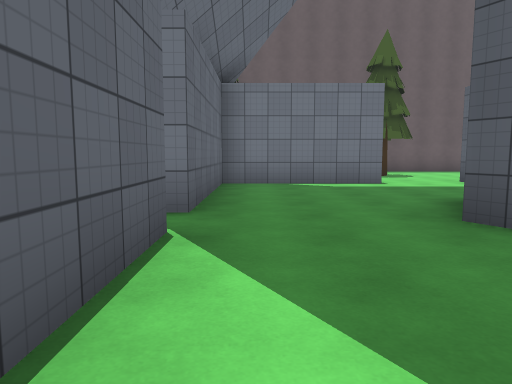
view 1 (above)

24 first-person views from a walk through a 3-D level made in the Unity game engine. The camera is 1.3 m above the floor, tilts 6° down and sees 70° across. The floor is counted in squares, 2 m on a side. Each view is taken from the middle of a square. On the plan, view 1 faces up. The plan holds only what a view shows up to about 11 squares ahead; the rest is blank. The place goes on beyond the plan. Some surface patterns are stand-ins.

view 2
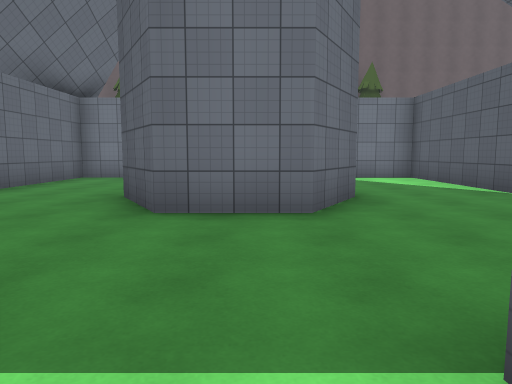

view 3
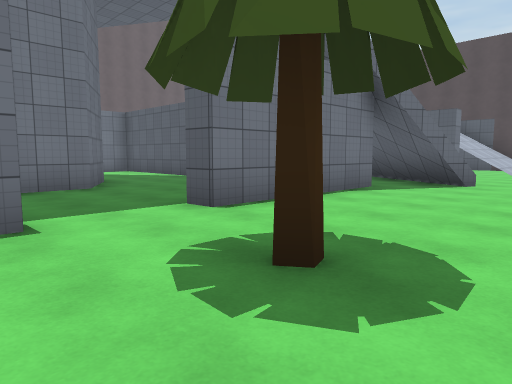

view 4
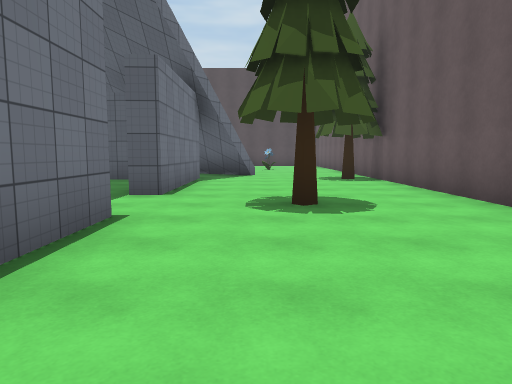

view 5
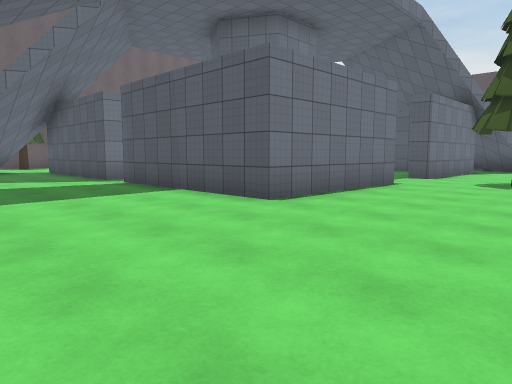

view 6
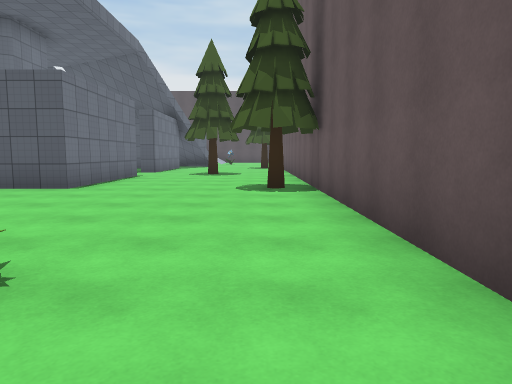

view 7
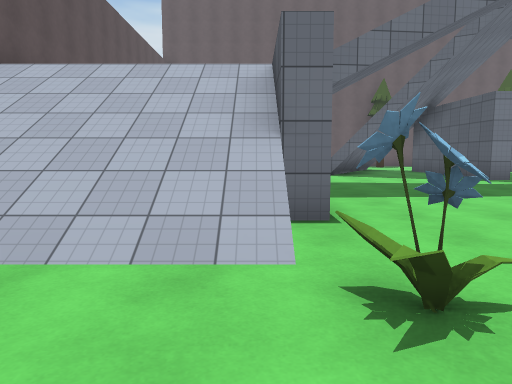

view 8
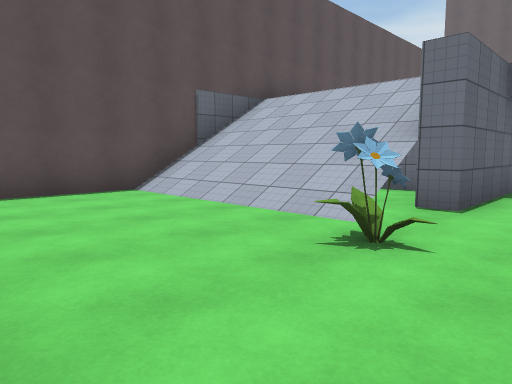

view 9
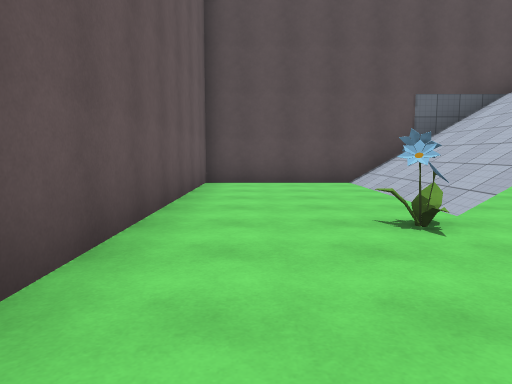

view 10
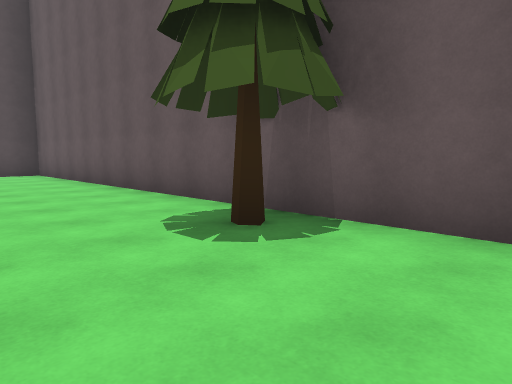

view 11
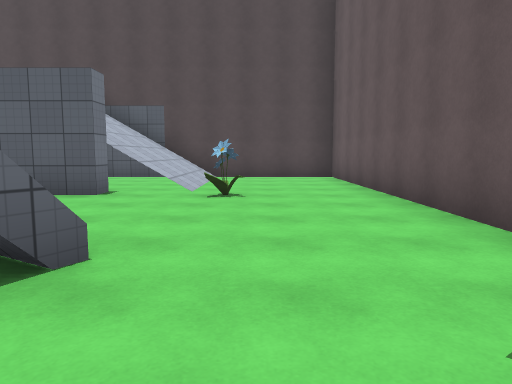

view 12
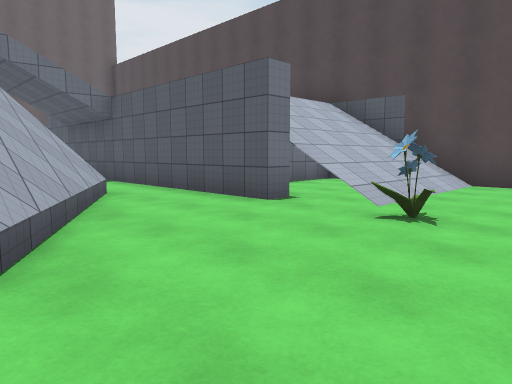

view 13
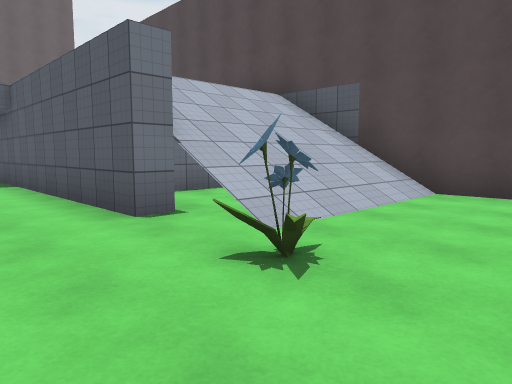

view 14
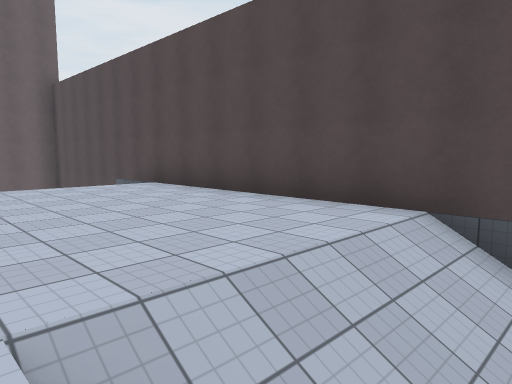

view 15
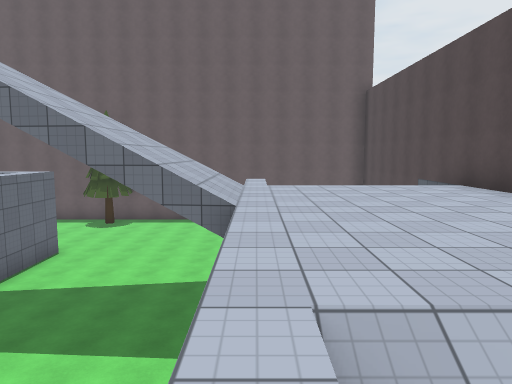

view 16
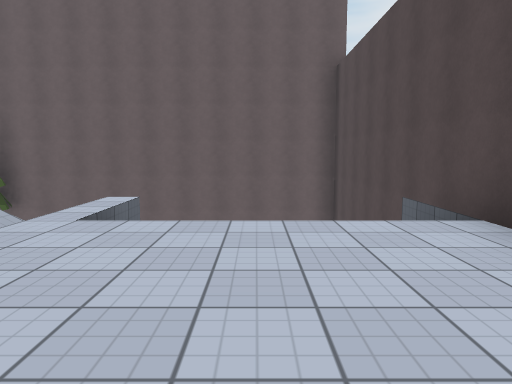

view 17
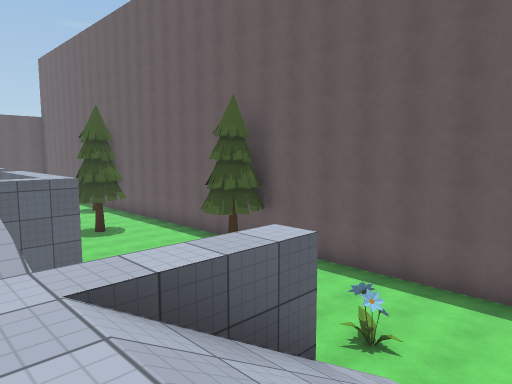

view 18
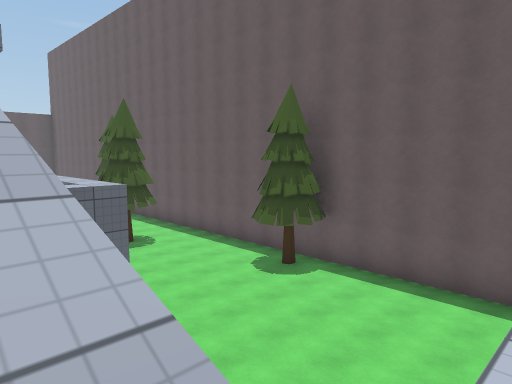

view 19
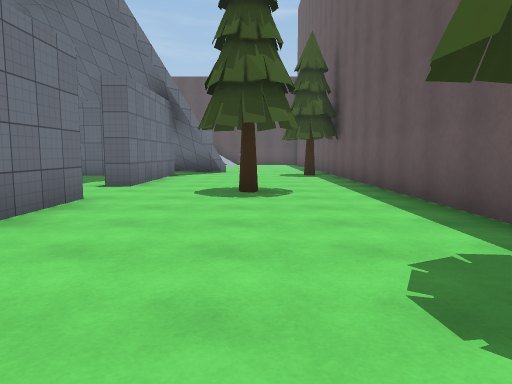

view 20
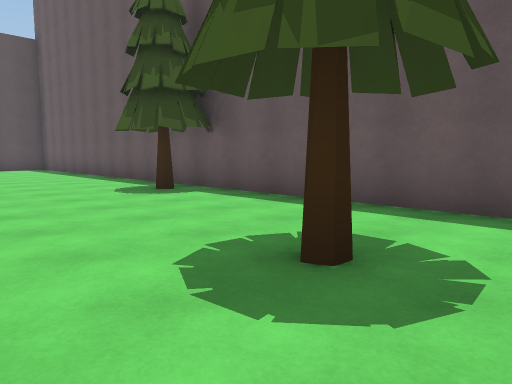

view 21
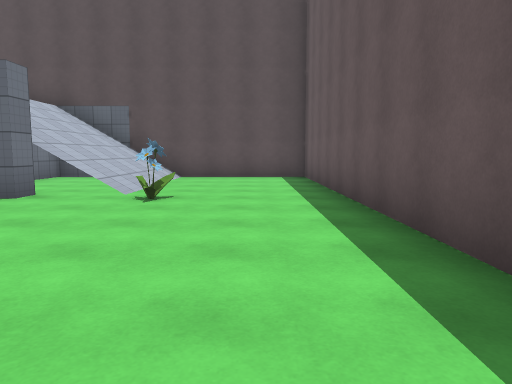

view 22
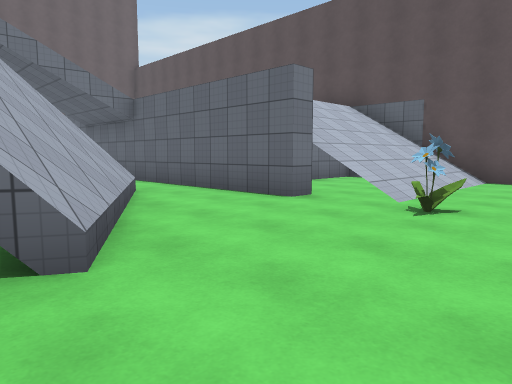

view 23
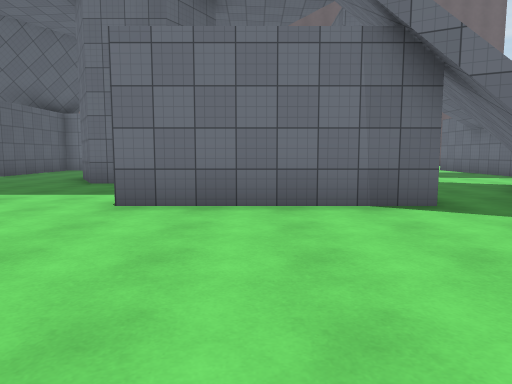

view 24
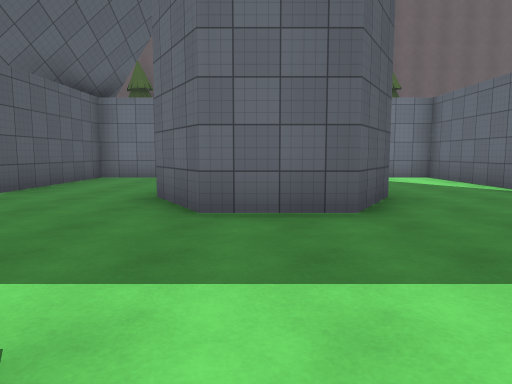

### Floor plan
Key: @ floor where view 1 was taken; # wall or solid block; x gap in a wall; . main floor; : floor 1 m higher than the main floor; + floor 4 m higher than the main floor; / step, stairs or slope; T tree; F flower.
Columns run from 12 left of view 1 to 19 right of it. Each row starts with its distance up from view 1.
 14 ###############################
 13 #..........T........T.......
 12 #...........................
 11 #.....F.........T.........F.
 10 #/////....................//
  9 #/////...: ...............//  /#
  8 #////#.../.####..####.....+/  /#
  7 #//// ..#/.#........#.....//  /#
  6 #     ./#..#........#.....+++++#
  5 #     .....#...##...#.....+++++#
  4 #     .....#...###..x ....+++++#
  3 #     /....x..####..x  ...+++++#
  2 #     /....#...##...#   ..+++++#
  1 # +++ /....#........#  //.+++++#
  0 #/////.....#@.......#  //./////#
 -1 #////#.....####..####.//..+////#
 -2 #/////................//../////#
 -3 #/////F...............#...F////#
 -4 #...............T..............#
 -5 #..........T........T..........#
 -6 #..............................#
 -7 ################################

Positions as (right, up) in squares from view 1, and headings:
1: (0, 0), facing up
2: (4, -2), facing up
3: (2, -5), facing up-right
4: (-1, -3), facing right
5: (-5, -5), facing up-right
6: (-8, -5), facing right
7: (-7, -5), facing up
8: (-5, -6), facing up-left
9: (-3, -5), facing left
10: (6, -3), facing down-right
11: (8, -4), facing right
12: (10, -5), facing up-right
13: (12, -5), facing up-right
14: (14, -1), facing up-right
15: (14, -1), facing up
16: (16, 3), facing up
17: (16, 6), facing up-left
18: (14, 6), facing up-left
19: (10, 11), facing left
20: (5, 9), facing up-left
21: (-1, 12), facing left
22: (-2, 12), facing down-left
23: (1, 13), facing down
24: (4, 9), facing down
